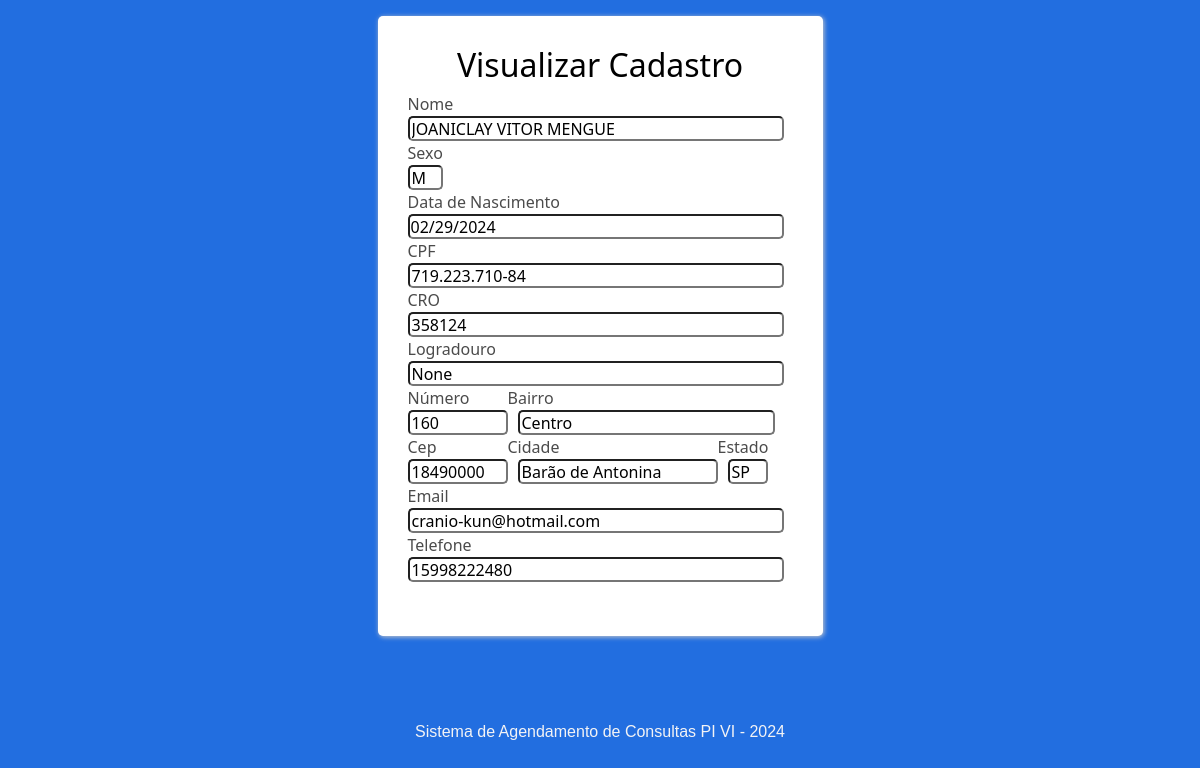
Page /visualizar4/1 on the committed database.
### odonto/models.py (models this page shows)
class Profissional(db.Model):  # tabela profissional
    id = db.Column(db.Integer, primary_key=True, autoincrement=True)
    nome_profissional = db.Column(db.String)
    sexo = db.Column(db.String)
    cro = db.Column (db.String)
    data_nasc = db.Column(db.String)
    cpf = db.Column(db.String(14), unique=True, nullable=False)
    logradouro = db.Column(db.String)
    numero = db.Column(db.String)
    bairro = db.Column(db.String)
    cep = db.Column(db.String)
    cidade = db.Column(db.String)
    estado = db.Column(db.String)
    email = db.Column(db.String)
    telefone = db.Column(db.String)
    horarios = db.relationship('Agendamento', backref='profissional', lazy=True)

### odonto/main.py (the view, shortened to what this page needs)
@main.route("/visualizar4/<int:id>", methods= ['GET', 'POST'])
def visualizar4(id):
    profissional = Profissional.query.filter_by(id=id).first()
    return render_template('visualizar4.html', profissional=profissional)

### odonto/templates/visualizar4.html (shortened to what this page needs)
{% extends "base2.html" %}
{% block content %}
<!DOCTYPE html>
<html lang="pt-br">
<head>
    <link rel="stylesheet" href="../static/css/style.css">
    <link rel="stylesheet" href="../static/css/bootstrap.css">
    <link rel="stylesheet" href="https://use.fontawesome.com/releases/v5.8.2/css/all.css"
>
</head>
<body>
  <form class="form" method="POST" action="" style="width: 445px;">
      <div class="tlaregistro" style="height: 620px;">
          <div style="text-align: center;">
            <h2 style="color: black;">Visualizar Cadastro</h2>
          </div>
          <div class="tlaregistro-grupo" style="text-align: left;">
            <label>Nome</label>
            <input type="text" name="nome_profissional" value="{{profissional.nome_profissional}}" minlength="5"
                   maxlength="50"
                   style="width: 376px;" required="" placeholder="" readonly>
           </div>
           <div class="tlaregistro-grupo" style="text-align: left;">
            <label>Sexo</label>
            <input type="text" name="sexo" value="{{profissional.sexo}}" minlength="1"
                   maxlength="1"
                   style="width: 35px;" required="" readonly>
           </div>
           <div class="tlaregistro-grupo" style="text-align: left;">
            <label>Data de Nascimento
            </label>
            <input type="date" name="data_nasc" value="{{profissional.data_nasc}}" minlength="10"
                   maxlength="10"
                   style="width: 376px;" required="" readonly>
           </div>
          <div class="tlaregistro-grupo" style="text-align: left;">
            <label>CPF</label>
            <input type="text" name="cpf" value="{{profissional.cpf}}" minlength="14"
                   maxlength="14"
                   style="width: 376px;" required="" readonly>
        <div class="tlaregistro-grupo" style="text-align: left;">
        <label>CRO</label>
        <input type="text" name="cpf" value="{{profissional.cro}}" minlength="14"
                maxlength="14"
                style="width: 376px;" required="" readonly>
            <label>Logradouro</label>
            <input type="text" name="logradouro" value="{{profissional.logradouro}}" minlength="1"
                   maxlength="50"
                   style="width: 376px;" required="" readonly>
          </div>
          <div>
            <div class="tlaregistro-grupo" style="position: relative; float: left; text-align: left;">
              <label class="tlaregistro-grupo">Número
              <input type="text" name="numero"  value="{{profissional.numero}}" minlength="1"
                     maxlength="10" style="width: 100px;" readonly> </label>
            </div>
            <div class="tlaregistro-grupo" style="position: relative; float: left; text-align: left;">
            <label class="tlaregistro-grupo">Bairro
              <input type="text" name="bairro" minlength="5" value="{{profissional.bairro}}"
                maxlength="20" style="width: 257px; margin-left: 10px;" readonly> </label>
            </div>
          </div>
          <div>
            <div class="tlaregistro-grupo" style="position: relative; float: left; text-align: left;">
              <label class="tlaregistro-grupo">Cep
              <input type="text" name="cep" value="{{profissional.cep}}" maxlength="8"
                     style="width: 100px;"  readonly> </label>
            </div>
            <div class="tlaregistro-grupo" style="position: relative; float: left; text-align: left;">
              <label class="tlaregistro-grupo">Cidade
              <input type="text" name="cidade" value="{{profissional.cidade}}" maxlength="20"
                     style="width: 200px; margin-left: 10px;"  readonly> </label>
            </div>
            <div class="tlaregistro-grupo" style="position: relative; float: left; text-align: left;">
              <label class="tlaregistro-grupo">Estado
              <input type="text" name="estado" value="{{profissional.estado}}" minlength="2" maxlength="2"
                      style="width: 40px; margin-left: 10px;"  readonly> </label>
            </div>
          </div>
          <div>
            <div class="tlaregistro-grupo" style="position: relative; float: left; text-align: left;">
              <label class="tlaregistro-grupo">Email
              <input type="email" name="email" value="{{profissional.email}}" maxlength="40" style="width: 376px;"
                     readonly> </label>
            </div>
          </div>
          <div>
            <div class="tlaregistro-grupo" style="position: relative; float: left; text-align: left;">
              <label class="tlaregistro-grupo">Telefone
              <input type="text" name="telefone" value="{{profissional.telefone}}" maxlength="15"
                     style="width: 376px;" readonly> </label>
            </div>
          </div>
          <div class="card-group btn" style="position: relative; float: left; text-align: left; margin-top: 10px; left: 40px;">
          </div>
      </div>
    </form>
</body>
</html>
{% endblock %}

### odonto/static/css/style.css (style rules this page uses)
body { background-color: #1a69dff6; color: rgb(0, 0, 0); height: 100%; }
.form { width: 445px; margin: auto; }
.card-group { margin-bottom: 10px; }
.tlaregistro { box-shadow: 1px 1px 5px #ccc; background-color: white; padding: 30px; border-radius: 5px; }
.tlaregistro-grupo > label { width: 100%; color: rgb(75, 75, 75); display: block; }
.tlaregistro-grupo > input { border-radius: 5px; outline: 0; width: 100%; height: 25px; padding: 5p; }

### odonto/templates/visualizar4.html (style rules this page uses)
input[type="text"] { display:block; }

### rows in the picture
Profissional: nome_profissional "JOANICLAY VITOR MENGUE", sexo "M", data_nasc "02/29/2024", cpf "719.223.710-84", cpf "358124", logradouro "None", numero "160", bairro "Centro", cep "18490000", cidade "Barão de Antonina", estado "SP", email "cranio-kun@hotmail.com", telefone "15998222480"
